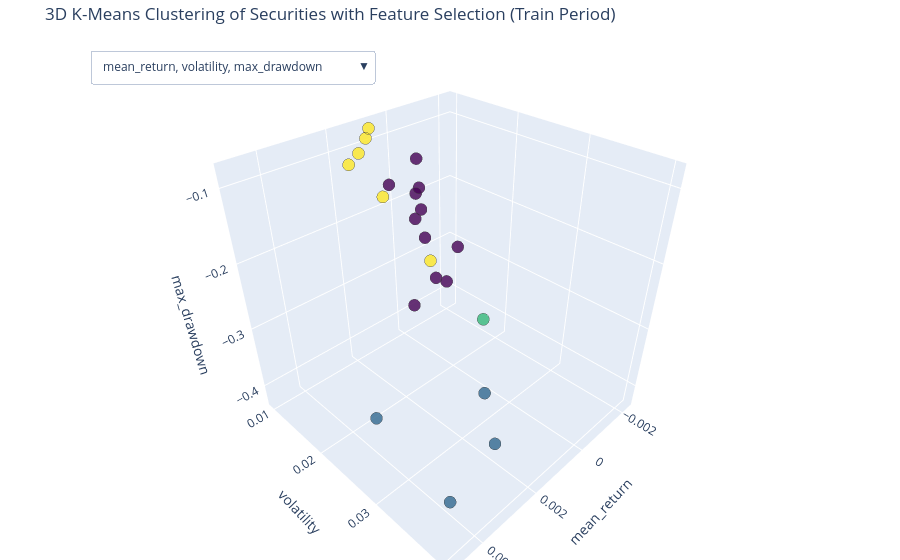

This figure's notebook cell:
### Markdown cell above
We will implement k-means clustering in attempt to diversify our portfolio and group stocks with similar risk-return profiles. We make use of the elbow method and the KneeLocator module to select the optimal number of clusters. To avoid using the same data both to pick stocks and to evaluate them later, the price history is split into a train period (used here, and for weight optimisation) and a held-out test period (used later to drive the Monte Carlo simulations). All randomness in the notebook is controlled by a single `SEED` via the `set_seed()` helper so results are reproducible.

### Code cell
import yfinance as yf
import pandas as pd
import numpy as np
import matplotlib.pyplot as plt
import random
from scipy.optimize import minimize
from itertools import combinations
from sklearn.cluster import KMeans
from sklearn.preprocessing import StandardScaler
import plotly.express as px
import plotly.graph_objects as go
from plotly.subplots import make_subplots
from kneed import KneeLocator
import requests
from io import StringIO

# --- Reproducibility ------------------------------------------------------
SEED = 123

def set_seed(seed=SEED):
    """Seed every RNG used in this notebook and return a numpy Generator for
    any draws that need one. Call this before any randomised step so results
    are reproducible run-to-run."""
    random.seed(seed)
    np.random.seed(seed)
    return np.random.default_rng(seed)

rng = set_seed()

# --- Configuration ---------------------------------------------------------
N_PER_SECTOR = 2    # tickers to sample from each GICS sector (11 sectors = 22 stocks)
N_SIMULATIONS = 1000
N_DAYS = 252        # one full trading year - standard risk-management horizon
TRAIN_FRACTION = 0.75
DATA_START = "2024-04-06"
DATA_END = "2025-04-05"
MAX_WEIGHT = 0.35
ANNUAL_RISK_FREE_RATE = 0.04

# Table of S&P 500 tickers from wikipedia
url = "https://en.wikipedia.org/wiki/List_of_S%26P_500_companies"
response = requests.get(url, headers={'User-Agent': 'Mozilla/5.0'})
response.raise_for_status()

sp500_table = pd.read_html(StringIO(response.text), flavor='lxml')[0]
sp500_table['Symbol'] = sp500_table['Symbol'].str.replace('.', '-', regex=False)

# Stratified sample: N_PER_SECTOR tickers per GICS sector so the initial pool
# spans all 11 sectors before clustering.
tickers = []
for sector, group in sp500_table.groupby('GICS Sector'):
    tickers.extend(group['Symbol'].sample(n=min(N_PER_SECTOR, len(group)), random_state=SEED).tolist())
print(f"Stratified sample: {len(tickers)} tickers across {sp500_table['GICS Sector'].nunique()} GICS sectors")

# Download adjusted closing prices for portfolio tickers and S&P 500 benchmark
data = yf.download(tickers, start=DATA_START, end=DATA_END, auto_adjust=True)['Close']
sp500_raw = yf.download("^GSPC", start=DATA_START, end=DATA_END, auto_adjust=True)['Close'].squeeze("columns")

# Drop tickers with too much missing history
valid_tickers = data.columns[data.isna().mean() < 0.05]
dropped_tickers = sorted(set(data.columns) - set(valid_tickers))
if dropped_tickers:
    print(f"Dropping tickers with insufficient history: {dropped_tickers}")
data = data[valid_tickers].ffill().dropna()
tickers = list(valid_tickers)

returns = data.pct_change().dropna()
sp500_returns = sp500_raw.pct_change().dropna()

# Train/test split aligned on calendar dates for both datasets
split_idx = int(len(returns) * TRAIN_FRACTION)
train_returns = returns.iloc[:split_idx]
test_returns  = returns.iloc[split_idx:]

test_start_date = test_returns.index[0]
sp500_train = sp500_returns[sp500_returns.index < test_start_date]
sp500_test  = sp500_returns[sp500_returns.index >= test_start_date]

print(f"Train period: {train_returns.index[0].date()} to {train_returns.index[-1].date()} ({len(train_returns)} days)")
print(f"Test period:  {test_returns.index[0].date()} to {test_returns.index[-1].date()} ({len(test_returns)} days)")

def max_drawdown(return_series):
    cumulative = (1 + return_series).cumprod()
    peak = cumulative.cummax()
    drawdown = (cumulative - peak) / peak
    return drawdown.min()

risk_free_rate = (1 + ANNUAL_RISK_FREE_RATE) ** (1 / 252) - 1

features = pd.DataFrame(index=tickers)
features['mean_return']  = train_returns.mean()
features['volatility']   = train_returns.std()
features['max_drawdown'] = train_returns.apply(max_drawdown)
features['sharpe_ratio'] = (features['mean_return'] - risk_free_rate) * np.sqrt(252) / features['volatility']

scaler = StandardScaler()
scaled_features = scaler.fit_transform(features)

inertia = []
k_range = range(1, 10)
for k in k_range:
    km = KMeans(n_clusters=k, random_state=SEED, n_init=10)
    km.fit(scaled_features)
    inertia.append(km.inertia_)

plt.figure(figsize=(8, 5))
plt.plot(k_range, inertia, 'bo-')
plt.xlabel('Number of Clusters (k)')
plt.ylabel('Inertia')
plt.title('Elbow Method for Optimal k')
plt.grid(True)
plt.show()

kneedle = KneeLocator(k_range, inertia, curve='convex', direction='decreasing')
optimal_k = kneedle.knee
if optimal_k is None:
    optimal_k = 3
    print(f"No clear elbow found - defaulting to k={optimal_k}")
else:
    print(f"Optimal number of clusters: {optimal_k}")

kmeans = KMeans(n_clusters=optimal_k, random_state=SEED, n_init=10)
features['cluster'] = kmeans.fit_predict(scaled_features)

# 3D INTERACTIVE PLOTLY PLOT
all_features  = ['mean_return', 'volatility', 'max_drawdown', 'sharpe_ratio']
feature_combos = list(combinations(all_features, 3))

fig = go.Figure()
for i, (x, y, z) in enumerate(feature_combos):
    fig.add_trace(go.Scatter3d(
        x=features[x], y=features[y], z=features[z],
        mode='markers', text=features.index,
        marker=dict(size=7, color=features['cluster'], colorscale='viridis', opacity=0.8, line=dict(width=1)),
        name=f"{x}, {y}, {z}", visible=(i == 0)
    ))

dropdown_buttons = [dict(
    label=f"{x}, {y}, {z}", method='update',
    args=[{'visible': [j == i for j in range(len(feature_combos))]},
          {'scene': dict(xaxis_title=x, yaxis_title=y, zaxis_title=z)}]
) for i, (x, y, z) in enumerate(feature_combos)]

fig.update_layout(
    updatemenus=[dict(buttons=dropdown_buttons, direction="down", pad={"r": 10, "t": 10},
                      showactive=True, x=0.1, xanchor="left", y=1.0, yanchor="top")],
    scene=dict(xaxis_title=feature_combos[0][0], yaxis_title=feature_combos[0][1], zaxis_title=feature_combos[0][2]),
    margin=dict(l=0, r=0, b=0, t=40),
    title="3D K-Means Clustering of Securities with Feature Selection (Train Period)"
)
fig.show()

top_picks = features.groupby('cluster').apply(
    lambda df: df.sort_values('sharpe_ratio', ascending=False).head(2), include_groups=False)
top_picks.index = top_picks.index.droplevel(0)
selected_tickers = top_picks.index.tolist()

print("\nTop Picks from Each Cluster:")
print(top_picks)
print(f"\nSelected Securities from Clusters:\n{selected_tickers}")

### Figure 1 — Plotly figure (JSON) as saved in the notebook; plotly's stock layout.template omitted (floating-point values rounded to 4 significant figures)
{"data": [{"marker": {"color": [0, 0, 0, 0, 3, 0, 2, 1, 0, 1, 3, 0, 3, 0, 0, 3, 0, 1, 0, 1, 3, 3], "colorscale": [[0.0, "#440154"], [0.1111, "#482878"], [0.2222, "#3e4989"], [0.3333, "#31688e"], [0.4444, "#26828e"], [0.5556, "#1f9e89"], [0.6667, "#35b779"], [0.7778, "#6ece58"], [0.8889, "#b5de2b"], [1.0, "#fde725"]], "line": {"width": 1}, "opacity": 0.8, "size": 7}, "mode": "markers", "name": "mean_return, volatility, max_drawdown", "text": ["CCI", "CF", "CL", "CMG", "CMS", "DPZ", "DVN", "ECHO", "EQT", "HOOD", "MS", "PFE", "PM", "PTC", "SHW", "TTD", "TXN", "UAL", "UHS", "VRT", "WEC", "WELL"], "type": "scatter3d", "visible": true, "x": [-0.0002866, 0.00064, 0.0003072, 0.0003179, 0.0008121, -0.0005452, -0.002249, 0.003495, 0.001628, 0.004861, 0.001854, 0.0003559, 0.001856, -4.235e-06, 0.0001469, 0.001956, 0.0008014, 0.00466, 0.000438, 0.002513, 0.000977, 0.001802], "y": [0.01361, 0.01717, 0.01013, 0.02014, 0.009753, 0.01839, 0.01665, 0.03866, 0.02046, 0.04017, 0.01716, 0.01497, 0.01352, 0.01377, 0.01421, 0.02488, 0.01819, 0.02896, 0.01882, 0.03678, 0.009963, 0.0112], "z": [-0.2458, -0.1389, -0.1664, -0.2731, -0.08098, -0.2438, -0.4258, -0.2376, -0.2793, -0.3333, -0.1315, -0.1977, -0.08806, -0.1204, -0.1665, -0.1816, -0.1626, -0.3124, -0.2714, -0.3667, -0.09157, -0.1114]}, {"marker": {"color": [0, 0, 0, 0, 3, 0, 2, 1, 0, 1, 3, 0, 3, 0, 0, 3, 0, 1, 0, 1, 3, 3], "colorscale": [[0.0, "#440154"], [0.1111, "#482878"], [0.2222, "#3e4989"], [0.3333, "#31688e"], [0.4444, "#26828e"], [0.5556, "#1f9e89"], [0.6667, "#35b779"], [0.7778, "#6ece58"], [0.8889, "#b5de2b"], [1.0, "#fde725"]], "line": {"width": 1}, "opacity": 0.8, "size": 7}, "mode": "markers", "name": "mean_return, volatility, sharpe_ratio", "text": ["CCI", "CF", "CL", "CMG", "CMS", "DPZ", "DVN", "ECHO", "EQT", "HOOD", "MS", "PFE", "PM", "PTC", "SHW", "TTD", "TXN", "UAL", "UHS", "VRT", "WEC", "WELL"], "type": "scatter3d", "visible": false, "x": [-0.0002866, 0.00064, 0.0003072, 0.0003179, 0.0008121, -0.0005452, -0.002249, 0.003495, 0.001628, 0.004861, 0.001854, 0.0003559, 0.001856, -4.235e-06, 0.0001469, 0.001956, 0.0008014, 0.00466, 0.000438, 0.002513, 0.000977, 0.001802], "y": [0.01361, 0.01717, 0.01013, 0.02014, 0.009753, 0.01839, 0.01665, 0.03866, 0.02046, 0.04017, 0.01716, 0.01497, 0.01352, 0.01377, 0.01421, 0.02488, 0.01819, 0.02896, 0.01882, 0.03678, 0.009963, 0.0112], "z": [-0.5159, 0.4478, 0.2375, 0.1279, 1.068, -0.6051, -2.292, 1.371, 1.142, 1.86, 1.571, 0.2123, 1.997, -0.1843, -0.009729, 1.149, 0.5636, 2.468, 0.2381, 1.017, 1.309, 2.334]}, {"marker": {"color": [0, 0, 0, 0, 3, 0, 2, 1, 0, 1, 3, 0, 3, 0, 0, 3, 0, 1, 0, 1, 3, 3], "colorscale": [[0.0, "#440154"], [0.1111, "#482878"], [0.2222, "#3e4989"], [0.3333, "#31688e"], [0.4444, "#26828e"], [0.5556, "#1f9e89"], [0.6667, "#35b779"], [0.7778, "#6ece58"], [0.8889, "#b5de2b"], [1.0, "#fde725"]], "line": {"width": 1}, "opacity": 0.8, "size": 7}, "mode": "markers", "name": "mean_return, max_drawdown, sharpe_ratio", "text": ["CCI", "CF", "CL", "CMG", "CMS", "DPZ", "DVN", "ECHO", "EQT", "HOOD", "MS", "PFE", "PM", "PTC", "SHW", "TTD", "TXN", "UAL", "UHS", "VRT", "WEC", "WELL"], "type": "scatter3d", "visible": false, "x": [-0.0002866, 0.00064, 0.0003072, 0.0003179, 0.0008121, -0.0005452, -0.002249, 0.003495, 0.001628, 0.004861, 0.001854, 0.0003559, 0.001856, -4.235e-06, 0.0001469, 0.001956, 0.0008014, 0.00466, 0.000438, 0.002513, 0.000977, 0.001802], "y": [-0.2458, -0.1389, -0.1664, -0.2731, -0.08098, -0.2438, -0.4258, -0.2376, -0.2793, -0.3333, -0.1315, -0.1977, -0.08806, -0.1204, -0.1665, -0.1816, -0.1626, -0.3124, -0.2714, -0.3667, -0.09157, -0.1114], "z": [-0.5159, 0.4478, 0.2375, 0.1279, 1.068, -0.6051, -2.292, 1.371, 1.142, 1.86, 1.571, 0.2123, 1.997, -0.1843, -0.009729, 1.149, 0.5636, 2.468, 0.2381, 1.017, 1.309, 2.334]}, {"marker": {"color": [0, 0, 0, 0, 3, 0, 2, 1, 0, 1, 3, 0, 3, 0, 0, 3, 0, 1, 0, 1, 3, 3], "colorscale": [[0.0, "#440154"], [0.1111, "#482878"], [0.2222, "#3e4989"], [0.3333, "#31688e"], [0.4444, "#26828e"], [0.5556, "#1f9e89"], [0.6667, "#35b779"], [0.7778, "#6ece58"], [0.8889, "#b5de2b"], [1.0, "#fde725"]], "line": {"width": 1}, "opacity": 0.8, "size": 7}, "mode": "markers", "name": "volatility, max_drawdown, sharpe_ratio", "text": ["CCI", "CF", "CL", "CMG", "CMS", "DPZ", "DVN", "ECHO", "EQT", "HOOD", "MS", "PFE", "PM", "PTC", "SHW", "TTD", "TXN", "UAL", "UHS", "VRT", "WEC", "WELL"], "type": "scatter3d", "visible": false, "x": [0.01361, 0.01717, 0.01013, 0.02014, 0.009753, 0.01839, 0.01665, 0.03866, 0.02046, 0.04017, 0.01716, 0.01497, 0.01352, 0.01377, 0.01421, 0.02488, 0.01819, 0.02896, 0.01882, 0.03678, 0.009963, 0.0112], "y": [-0.2458, -0.1389, -0.1664, -0.2731, -0.08098, -0.2438, -0.4258, -0.2376, -0.2793, -0.3333, -0.1315, -0.1977, -0.08806, -0.1204, -0.1665, -0.1816, -0.1626, -0.3124, -0.2714, -0.3667, -0.09157, -0.1114], "z": [-0.5159, 0.4478, 0.2375, 0.1279, 1.068, -0.6051, -2.292, 1.371, 1.142, 1.86, 1.571, 0.2123, 1.997, -0.1843, -0.009729, 1.149, 0.5636, 2.468, 0.2381, 1.017, 1.309, 2.334]}], "layout": {"margin": {"b": 0, "l": 0, "r": 0, "t": 40}, "scene": {"xaxis": {"title": {"text": "mean_return"}}, "yaxis": {"title": {"text": "volatility"}}, "zaxis": {"title": {"text": "max_drawdown"}}}, "title": {"text": "3D K-Means Clustering of Securities with Feature Selection (Train Period)"}, "updatemenus": [{"buttons": [{"args": [{"visible": [true, false, false, false]}, {"scene": {"xaxis_title": "mean_return", "yaxis_title": "volatility", "zaxis_title": "max_drawdown"}}], "label": "mean_return, volatility, max_drawdown", "method": "update"}, {"args": [{"visible": [false, true, false, false]}, {"scene": {"xaxis_title": "mean_return", "yaxis_title": "volatility", "zaxis_title": "sharpe_ratio"}}], "label": "mean_return, volatility, sharpe_ratio", "method": "update"}, {"args": [{"visible": [false, false, true, false]}, {"scene": {"xaxis_title": "mean_return", "yaxis_title": "max_drawdown", "zaxis_title": "sharpe_ratio"}}], "label": "mean_return, max_drawdown, sharpe_ratio", "method": "update"}, {"args": [{"visible": [false, false, false, true]}, {"scene": {"xaxis_title": "volatility", "yaxis_title": "max_drawdown", "zaxis_title": "sharpe_ratio"}}], "label": "volatility, max_drawdown, sharpe_ratio", "method": "update"}], "direction": "down", "pad": {"r": 10, "t": 10}, "showactive": true, "x": 0.1, "xanchor": "left", "y": 1.0, "yanchor": "top"}]}}
